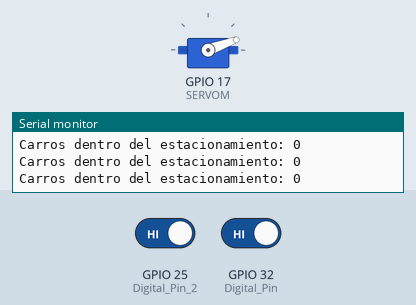
This sketch was run on a simulated ESP32. Shown: servo, the last lines printed to the serial monitor. Inputs (shaded band) come from the test bench; at power-on: GPIO 32 (Digital_Pin) HIGH, GPIO 25 (Digital_Pin_2) HIGH.

Above: at 2.8 s.
2.9 s: GPIO 32 (Digital_Pin) driven LOW
At 3.6 s:
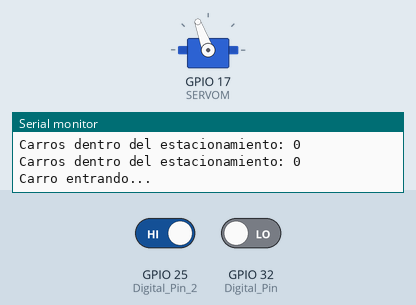
4.5 s: GPIO 25 (Digital_Pin_2) driven LOW and GPIO 32 (Digital_Pin) driven HIGH
At 12.9 s:
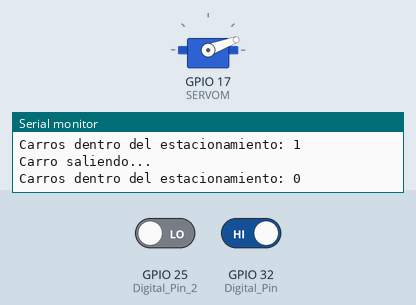
Timing chart, 0 to 14.4 s (numbered marks = the images above; inputs shaded):
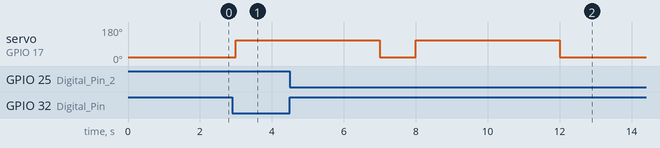

Measured:
- after the input at 2.9 s, servo on GPIO 17 (SERVOM): 20° → 110° after 0.10 s
- after the input at 4.5 s, servo on GPIO 17 (SERVOM): goes on until 12.0 s, then stays 20°

The sketch:

Entrada_salida_estacionamiento.ino
```cpp
#include <ESP32Servo.h>

const int Digital_Pin = 32;
const int Digital_Pin_2 = 25;
bool Bandera = false; // 1 = Límite alcanzado, 0 = Límite no alcanzado
int Carros = 0;
Servo SERVOM;

void CarrosNum() {
  Serial.printf("Carros dentro del estacionamiento: %d\n", Carros);
}

void setup() {
  Serial.begin(9600);
  pinMode(Digital_Pin, INPUT);
  pinMode(Digital_Pin_2, INPUT);
  SERVOM.attach(17);
  SERVOM.write(20); // el servo inicia en 0°
}

void loop() {
  int Entrada = digitalRead(Digital_Pin);
  int Salida = digitalRead(Digital_Pin_2);

  if (!Bandera) { // Si todavía hay lugar
    if (!Entrada) { // Si un carro entró
      Serial.print("Carro entrando...\n");
      SERVOM.write(110);
      delay(4000); // esperamos a que el carro entre
      SERVOM.write(20);
      Carros++;
    }
  } else { // Ya no hay lugar
    Serial.print("Límite de carros alcanzado (no se permite entrar)\n");
  }

  if (!Salida && Carros != 0) { // Si un carro salió y es diferente de ceros
    Serial.print("Carro saliendo...\n");
    SERVOM.write(110);
    delay(4000); // esperamos a que el carro salga
    SERVOM.write(20);
    Carros--;
  }

  if (Carros == 6) { // Se restringe el acceso
    Bandera = true;
  }

  if (Carros < 6 && Carros >= 0) { // Se concede el acceso
    Bandera = false;
  }

  CarrosNum();
  delay(1000);
}
```
